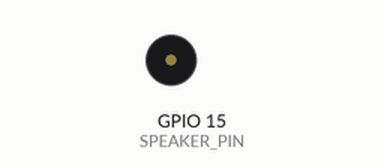
Bench run of a sketch on a simulated ESP32. On the bench: buzzer (waves = sounding). No radio packets arrive unless stated; what the sketch prints to the serial monitor is not drawn.

Above: at 9.5 s.
At 18.52 s:
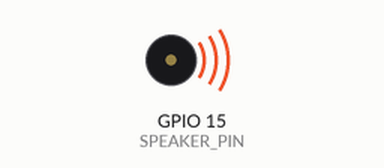
Timing chart, 0 to 40.0 s (numbered marks = the images above):
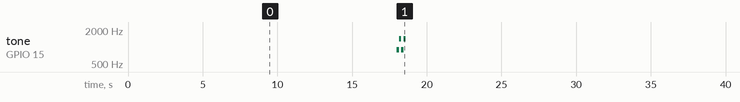

Measured:
- by itself, tone on GPIO 15 (SPEAKER_PIN): repeats every 30.0 s: 1400 Hz 0.15 s, 900 Hz 0.15 s, 1400 Hz 0.15 s, silent 29.4 s, 900 Hz 0.15 s

The sketch:

ROCKET_MARK_1.ino
```cpp
#include <SPI.h>
#include <LoRa.h>

#define LORA_CS_PIN   5
#define LORA_RST_PIN  14
#define LORA_DIO0_PIN 2

// Speaker / Buzzer configuration on D15 (GPIO 15)
#define SPEAKER_PIN   15
#define LEDC_BASE_FREQ 2000
#define LEDC_TIMER_BIT 8

// Mission States & Status
int missionState = 1;
String missionStatusText = "STANDBY";
String terrainWarning = "NOMINAL";

// Simulation timer variables
unsigned long lastSimTime = 0;
const unsigned long simInterval = 3000; // Switch state every 3 seconds
bool simulationMode = true;             // Set to false when ready for real LoRa flight packets

void setup() {
  Serial.begin(115200);
  while (!Serial);
  delay(1000);

  Serial.println("\n=== ROCKET MK-1 GROUND STATION: SIMULATION MODE ACTIVE ===");

  // Initialize Speaker using ESP32 Arduino Core v3.x LEDC API
  pinMode(SPEAKER_PIN, OUTPUT);
  ledcAttach(SPEAKER_PIN, LEDC_BASE_FREQ, LEDC_TIMER_BIT);
  ledcWrite(SPEAKER_PIN, 0); // Off initially

  LoRa.setPins(LORA_CS_PIN, LORA_RST_PIN, LORA_DIO0_PIN);

  Serial.print("Initializing High-Speed LoRa Receiver... ");
  if (!LoRa.begin(433E6)) {
    Serial.println("[FAILED] Check wiring and antenna! (Running simulation anyway)");
  } else {
    Serial.println("[SUCCESS]");
  }

  LoRa.setSyncWord(0xF3);
  LoRa.setSignalBandwidth(500E3);
  LoRa.setSpreadingFactor(7);
  LoRa.setCodingRate4(5);
}

void playTerrainWarning() {
  // Synthetic "WHOOP WHOOP PULL UP" dual-tone siren pattern on D15
  for (int i = 0; i < 2; i++) {
    ledcWriteTone(SPEAKER_PIN, 900);  // Low tone
    delay(150);
    ledcWriteTone(SPEAKER_PIN, 1400); // High tone
    delay(150);
  }
  ledcWrite(SPEAKER_PIN, 0); // Stop speaker
}

void updateMissionState(int stateCode) {
  missionState = stateCode;
  switch (missionState) {
    case 1:
      missionStatusText = "LAUNCH DETECTED";
      terrainWarning = "NOMINAL";
      break;
    case 2:
      missionStatusText = "APOGEE REACHED";
      terrainWarning = "NOMINAL";
      break;
    case 3:
      missionStatusText = "PARACHUTE DEPLOYED";
      terrainWarning = "NOMINAL";
      break;
    case 4:
      missionStatusText = "PARACHUTE DEPLOYMENT FAILURE";
      terrainWarning = "WARNING: CHUTE FAIL";
      break;
    case 5:
      missionStatusText = "OUT OF TRAJECTORY";
      terrainWarning = "WARNING: DRIFTING";
      break;
    case 6:
      missionStatusText = "HARD DECELERATION";
      terrainWarning = "TERRAIN TERRAIN PULL UP";
      playTerrainWarning(); // Trigger D15 Audio Alarm
      break;
    case 7:
      missionStatusText = "MAIN CHUTE RELEASE";
      terrainWarning = "NOMINAL";
      break;
    case 8:
      missionStatusText = "DESCENT STABILIZED";
      terrainWarning = "NOMINAL";
      break;
    case 9:
      missionStatusText = "TOUCHDOWN DETECTED";
      terrainWarning = "NOMINAL";
      break;
    case 10:
      missionStatusText = "MISSION COMPLETE";
      terrainWarning = "NOMINAL";
      break;
    default:
      missionStatusText = "IN FLIGHT / NOMINAL";
      terrainWarning = "NOMINAL";
      break;
  }
}

void loop() {
  // 1. Simulation Loop: Automatically sweep states 1-10 every 3 seconds
  if (simulationMode && (millis() - lastSimTime >= simInterval)) {
    lastSimTime = millis();
    updateMissionState(missionState);

    // Build dummy sensor payload + consolidated status string
    String dummySensors = "1,12:00:00,12:00:00,15.2,65,24.1,1013.2,120,1.2,0.1,9.8,0.0,0.0,0.0,28.5,77.1";
    String consolidatedStatus = "[State " + String(missionState) + "] " + missionStatusText + " | " + terrainWarning;

    Serial.print("$");
    Serial.print(dummySensors);
    Serial.print(",");
    Serial.println(consolidatedStatus);

    // Increment state, loop back to 1 after 10
    missionState++;
    if (missionState > 10) missionState = 1;
  }

  // 2. Real LoRa Packet Handling (Active when simulationMode is false)
  int packetSize = LoRa.parsePacket();
  if (!simulationMode && packetSize) {
    String incomingPacket = "";
    while (LoRa.available()) {
      incomingPacket += (char)LoRa.read();
    }
    incomingPacket.trim();
    if (incomingPacket.startsWith("$")) incomingPacket = incomingPacket.substring(1);

    if (incomingPacket.indexOf("STATE:") != -1) {
      int idx = incomingPacket.indexOf("STATE:");
      int parsedState = incomingPacket.substring(idx + 6, idx + 8).toInt();
      updateMissionState(parsedState);
    }

    String consolidatedStatus = "[State " + String(missionState) + "] " + missionStatusText + " | " + terrainWarning;
    Serial.print("$");
    Serial.print(incomingPacket);
    Serial.print(",");
    Serial.println(consolidatedStatus);
  }
}
```
